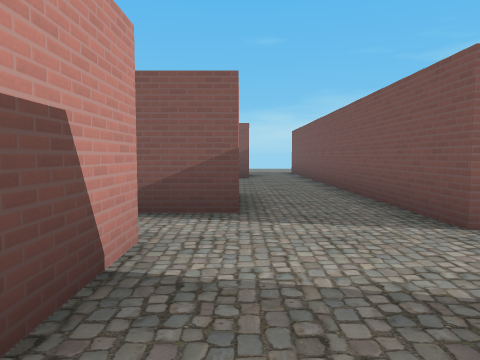
[1] (above)

24 first-person views from a walk through a 3-D level made in the Godot game engine. The camera is 1.3 m above the floor, tilts 4° down and sees 70° across. The floor is counted in squares, 2 m on a side. Each view is taken from the middle of a square. On the plan, view 1 faces up. The plan holds only what a view shows up to about 10 squares ahead; the rest is blank. The place goes on beyond the plan. Some surface patterns are stand-ins.

[2]
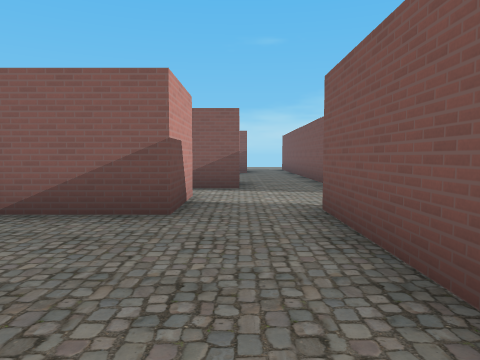

[3]
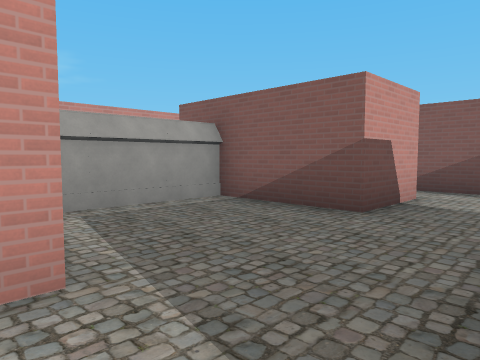

[4]
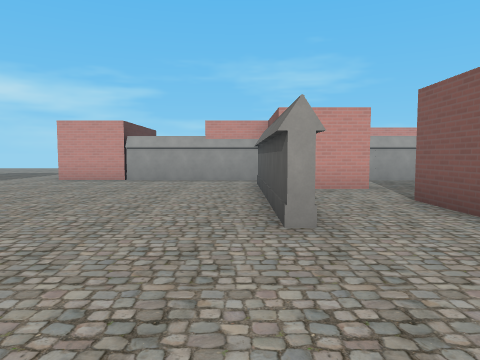

[5]
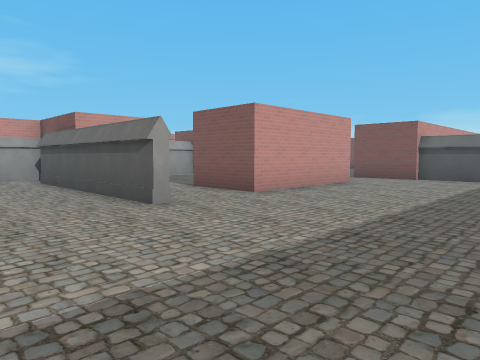

[6]
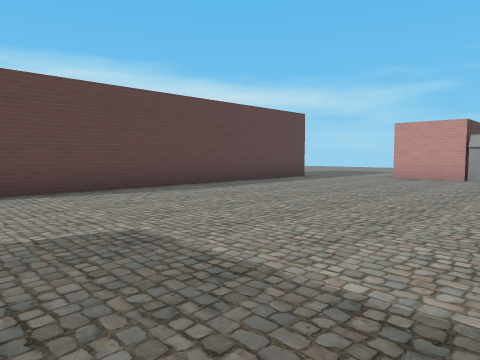

[7]
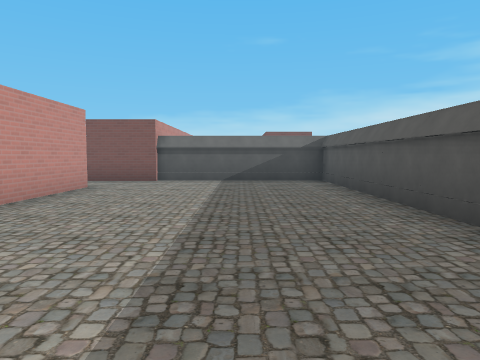

[8]
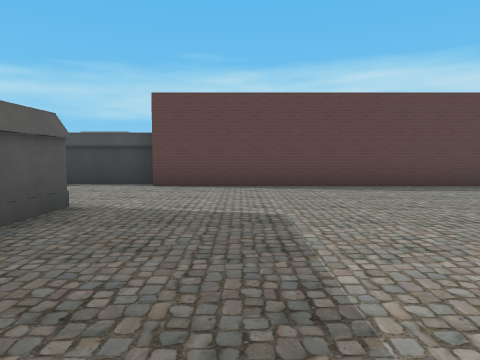

[9]
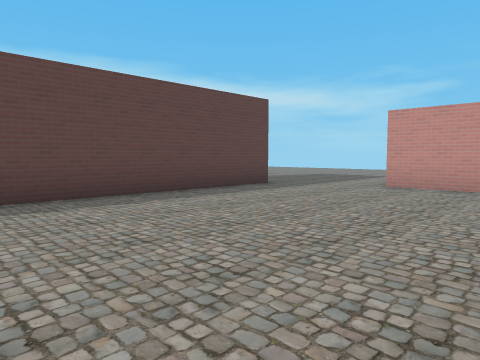

[10]
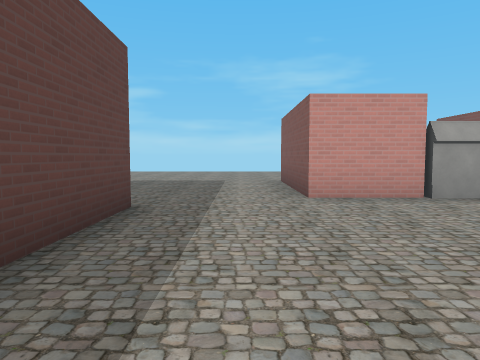

[11]
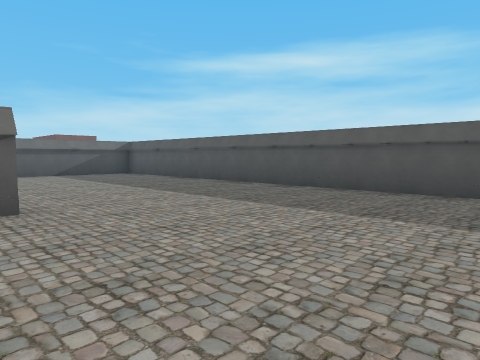

[12]
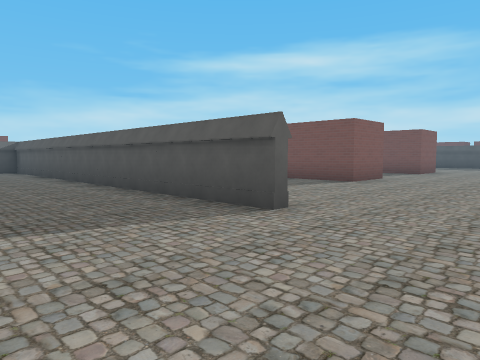

[13]
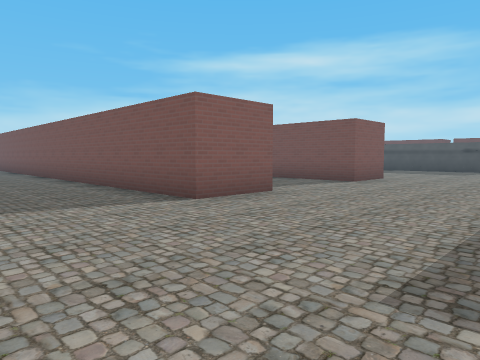

[14]
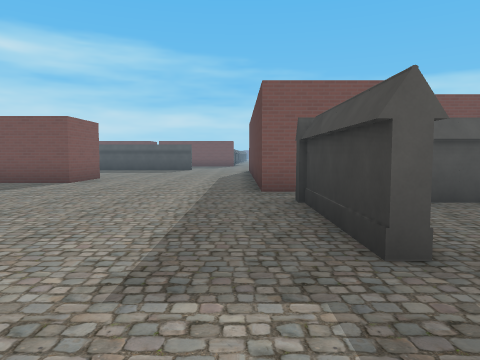

[15]
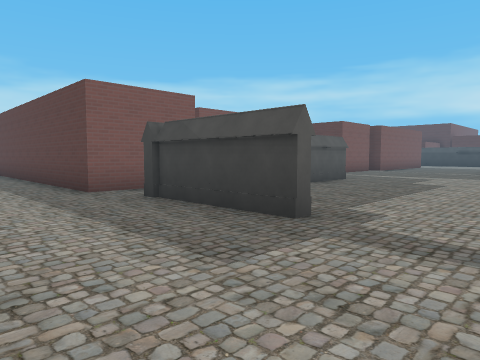

[16]
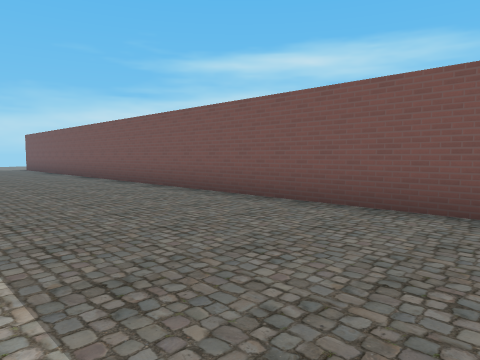

[17]
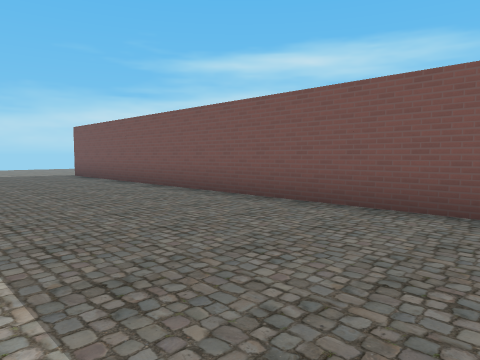

[18]
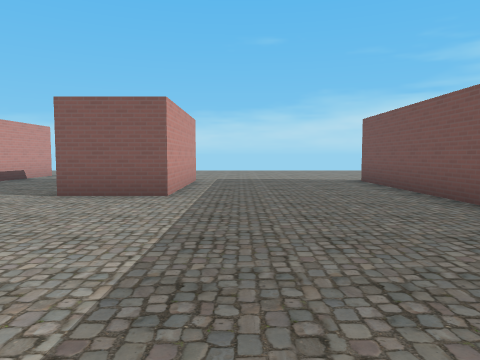

[19]
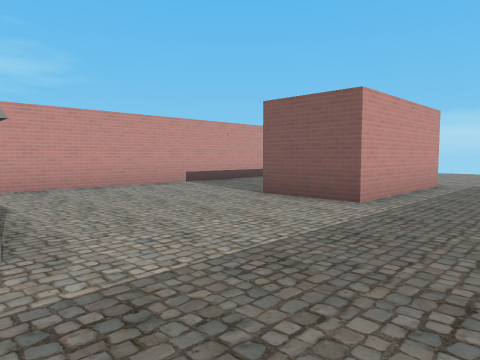

[20]
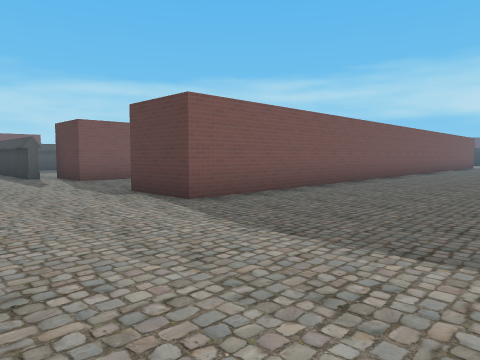

[21]
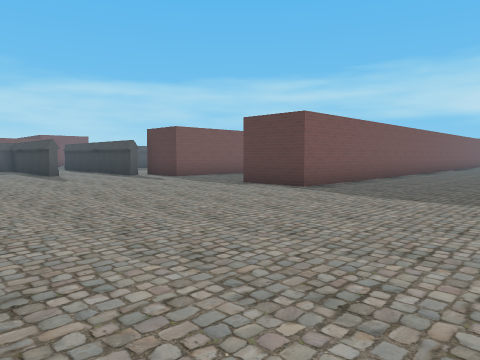

[22]
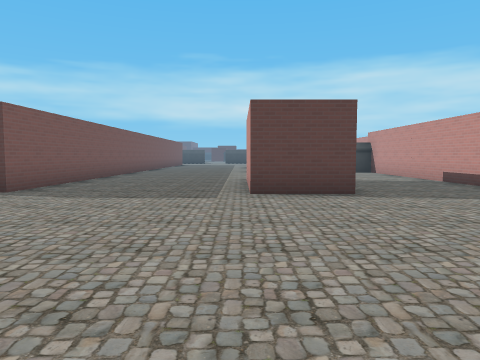

[23]
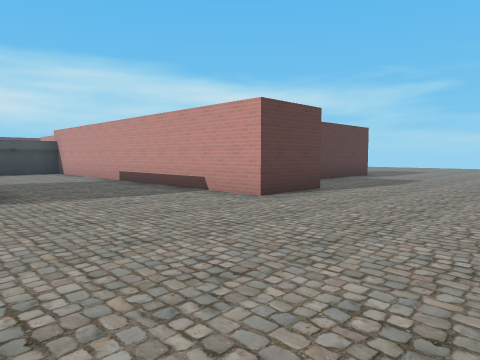

[24]
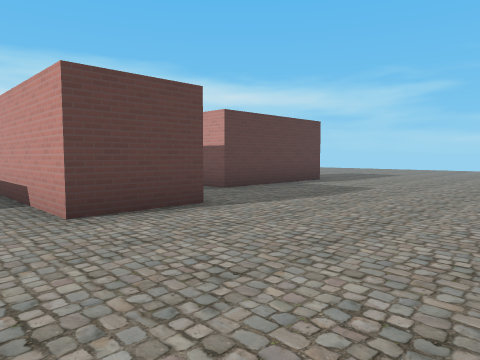

### Floor plan
Ten units are one square. View 1 is at (0, 0); x grows to the right and y downward. Boxes are objects, and circles mark ways between rooms. Rooms are numbered by the first view taken in them; rooms with no view inside come last. Other rooms are left out.
<svg viewBox="-75 -138 285 273">
<path fill="none" stroke="#000" d="M-8 24 -8 35M-8 -8 -32 -8 -32 18M10 16 10 -12M30 46 -21 46M82 95 82 -31 38 -31M-32 42 -32 99 -44 99M28 -12 28 24 10 24M-24 124 64 124M39 -30 20 -30M20 -55 20 -100M70 -111 88 -111 88 -75 70 -75M19 -133 38 -133 38 -42M-34 -118 3 -118 3 -111M182 -91 182 -107 199 -107M150 79 132 79 132 -109 150 -109M196 -114 205 -114M64 124 79 124M-44 99 -70 99M80 129 101 129M120 129 151 129M201 79 182 79 182 60M162 124 205 124"/>
<circle cx="15" cy="30" r="3" fill="#2a7"/>
<circle cx="-30" cy="113" r="3" fill="#2a7"/>
<circle cx="65" cy="105" r="3" fill="#2a7"/>
<text x="-10" y="10">1</text>
<text x="30" y="60">2</text>
<text x="50" y="-40">3</text>
</svg>
Room 1 opens to room 2. Room 2 opens to room 3.

Where each view was taken, in squares from view 1:
view 1: 0 up, 0 right, facing up
view 2: 3 down, 0 right, facing up
view 3: 3 down, 1 right, facing up-left
view 4: 5 down, 6 right, facing left
view 5: 7 down, 7 right, facing up-left
view 6: 6 down, 7 right, facing down-left
view 7: 6 down, 6 right, facing up
view 8: 5 down, 6 right, facing down
view 9: 7 down, 4 right, facing down-left
view 10: 11 down, 2 right, facing left
view 11: 9 down, 2 right, facing up-right
view 12: 12 down, 5 right, facing up-right
view 13: 12 down, 10 right, facing up-right
view 14: 12 down, 10 right, facing right
view 15: 10 down, 10 right, facing down-right
view 16: 7 down, 9 right, facing up-right
view 17: 1 down, 9 right, facing up-right
view 18: 2 up, 10 right, facing up
view 19: 3 up, 11 right, facing up-left
view 20: 14 up, 9 right, facing down-right
view 21: 17 up, 9 right, facing down-right
view 22: 17 up, 9 right, facing down
view 23: 17 up, 8 right, facing down-left
view 24: 17 up, 5 right, facing down-left
